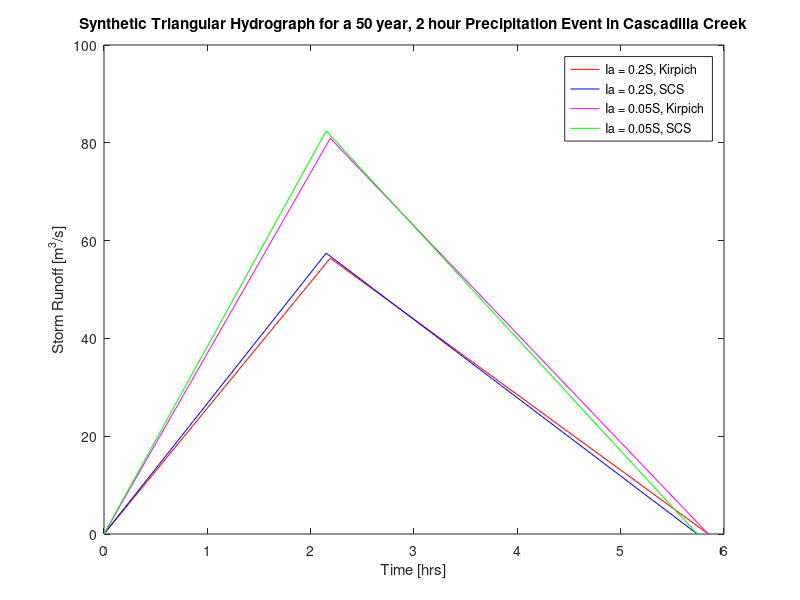
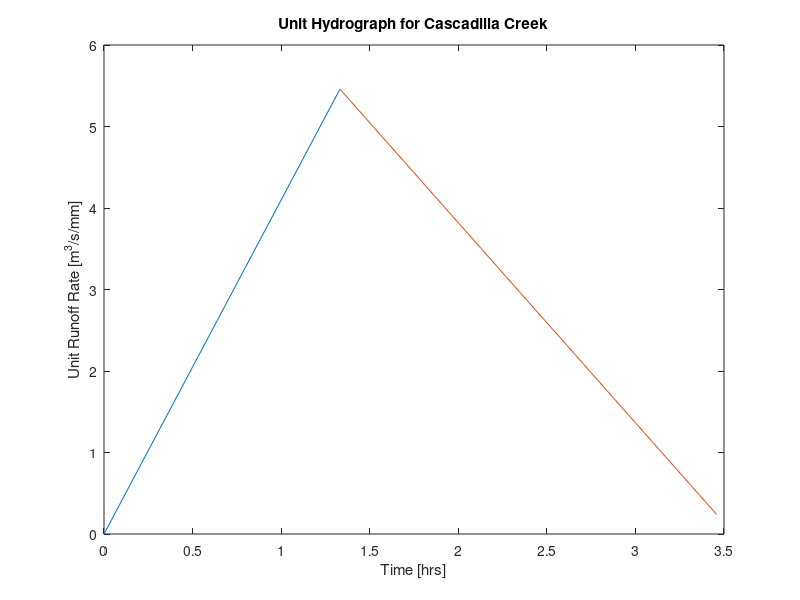
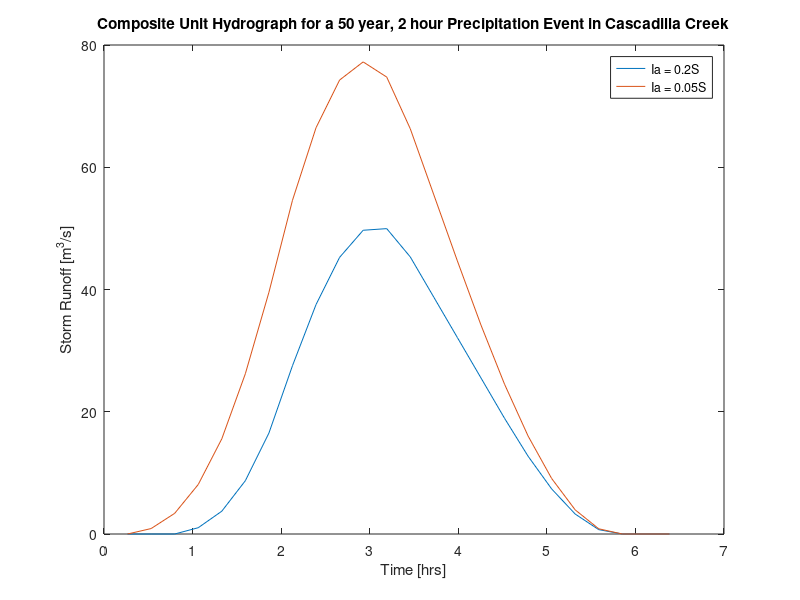

These figures' MATLAB source, in order:
%Initialize Constants

L = 48000;                 %[ft] longest flow path
h1 = 380;                   %[ft] lowest elevation point
h2 = 1870;                  %[ft] highest elevation point
H = h2-h1;                  %[ft] elevation difference along longest flow path
S = H/L;                  % average slope along the longest flow path

CN = 70*0.4 + 85*0.23 + 74*0.2 + 83*0.15 + 98*0.02; 
                       %note row crop CN for straight row, 1/4 acre for residential
C = 0.4*(0.02*1.27) + 0.23*(0.47*1.09) + 0.2*(0.02*1.21) + 0.15*0.5 + 0.02*0.95;
                       %residential- single family units and upper limit,
                       %pavement- upper limit of all options
                       
%Find rainfall intensity
t = 15;             %years
p = 0.25;           %exceedence probability
EP = 1-((1-p)^(1/t));
T = 1/EP;           % 50-yr rainfall event with 2-hr duration
intensity = 2.40/2*25.4          %[mm/yr] found using NRCC data

t_c1 = (0.0078 * L^(0.77) * S^(-0.385)) / 60;      %[hrs] Kirpich (1940)
t_c2 = L^1.15 / (7700 * H^0.38);                  %[hrs] Soil Conservation Service (1972)
t_c3 = (10 * L^0.8 * ((1000/CN)-9)^0.7 / (1900*S^0.5)) / 60; 
                                                   %[hrs] SCS Lag Equation (1973)
t_c4 = (1.8 * (1.1-C) * L^0.5 * S^(-0.333)) / 60;  %[hrs] FAA (1970)

%% Rational Method 
A = 3.5*10^7;                       %[m^2] area of watershed 
i_m_sec = (intensity*0.001)/(3.154*10^7);   %Intensity in [m/sec]
qp_rational = C*i_m_sec*A          % Peak runoff in [m^3/sec;] 

%% CN Synthetic Triangular Hydrograph Method
P = 2.4;            %[in] rainfall depth
St = 1000/CN-10;    %[in] watershed storage
Ia_1 = 0.2*St;      %[in] initial abstraction #1
Ia_2 = 0.05*St;     %[in] initial abstraction #2

Q_1 = ((P-Ia_1)^2 / (P-Ia_1+St))*0.0254; %[m] runoff depth #1
Q_2 = (P-Ia_2)^2 / (P-Ia_2+St)*0.0254; %[m] runoff depth #2

qp_1 = 2*Q_1*A / (2.937*t_c1*3600);  %[m^3/s] I_a #1, Kirpich
qp_2 = 2*Q_1*A / (2.937*t_c2*3600);  %[m^3/s] I_a #1, SCS
qp_3 = 2*Q_2*A / (2.937*t_c1*3600);  %[m^3/s] I_a #2, Kirpich
qp_4 = 2*Q_2*A / (2.937*t_c2*3600);  %[m^3/s] I_a #2, SCS

%Just in case here's the graphs
tp_tri_1 = 1.1*t_c1;                 %[hrs] peak time, Kirpich
tp_tri_2 = 1.1*t_c2;                 %[hrs] peak time, SCS
tr_tri_1 = 1.67*tp_tri_1;            %[hrs] recession time, Kirpich
tr_tri_2 = 1.67*tp_tri_2;            %[hrs] recession time, SCS

x_tri_1 = [0, tp_tri_1, tp_tri_1+tr_tri_1];     %Kirpich
x_tri_2 = [0, tp_tri_2, tp_tri_2+tr_tri_2];     %SCS

y_tri_1 = [0, qp_1, 0];
y_tri_2 = [0, qp_2, 0];
y_tri_3 = [0, qp_3, 0];
y_tri_4 = [0, qp_4, 0];

figure(1)
plot(x_tri_1, y_tri_1, 'r')
hold on
plot(x_tri_2, y_tri_2, 'b')
hold on
plot(x_tri_1, y_tri_3, 'm')
hold on
plot(x_tri_2, y_tri_4, 'g')
hold off

legend('Ia = 0.2S, Kirpich', 'Ia = 0.2S, SCS', 'Ia = 0.05S, Kirpich',...
    'Ia = 0.05S, SCS')
xlabel('Time [hrs]')
ylabel('Storm Runoff [m^3/s]')
title('Synthetic Triangular Hydrograph for a 50 year, 2 hour Precipitation Event in Cascadilla Creek')

%% CN Unit Hydrograph Method
tc=2;        %Rounded tc value for both Kirpich and NRCS 1972
delta = 0.133*2;
tp= (delta/2)+0.6*tc;
tr=1.67*tp; 
Qv =(0.001)*A;   %[m^3]
qp_unit = (Qv/((0.5)*(tp+tr)))/3600;     %[m^3/sec] 
slope1 = qp_unit/tp;                     %[m^3/sec/hr]
slope2 = qp_unit/tr;                     %[m^3/sec/hr]
step1= tp/delta;
u_step = qp_unit/step1;
counter1 = [0 1 2 3 4 5];
x1 = delta*counter1;
y1=u_step*counter1;
counter2 = [5 6 7 8 9 10 11 12 13];
x2 = delta*counter2;
b = slope2*delta;
counter3 = [1 2 3 4 5 6 7 8] ;
different = b*counter3;
ones = [1 1 1 1 1 1 1 1]*qp_unit;
y2(1) = qp_unit;
y2(2:9)= ones - different;

figure(2)
plot(x1,y1)
hold on
plot(x2,y2)
hold off

xlabel('Time [hrs]')
ylabel('Unit Runoff Rate [m^3/s/mm]')
title('Unit Hydrograph for Cascadilla Creek')

%% Making the Composite Hydrograph 

del = [ x1 x2 ]' % delta values

U = [ y1 y2]' % u values

index = find (del >2,1) % fnd index for over tc, that way you know where P ends up 
deltaP = P/ index 
 
P_val = [1 2 3 4 5 6 7 8 9 10 ]* deltaP % ascending P values up to the P for tc 
S = 1000/CN-10    %[in] watershed storage
I = 0.2*S      %[in] initial abstraction 

Q = (P_val - I).^2 ./ (P_val- I +S) %[in]

index_P = find (P_val >I,1) % fnd index for over tc, that way you know where P ends up 

Q(1:index_P) = 0 % this demonstrates the vector where we assume no runoff is generated until the cumulative rainfall is ~Ia (i.e., 0.2S)
delta_Q = diff(Q')

index_Q_del = find(delta_Q > 0, 1)
% 
num_of_q = length(delta_Q) - index_Q_del -1 
matrix = zeros(length(delta_Q) +length(U), num_of_q)
k = 1
for i = 1: num_of_q
matrix(index_Q_del : index_Q_del + length(U) -1 ,k) = (U .*  delta_Q(index_Q_del)')
 k = k+1
 index_Q_del = index_Q_del + 1 

end 

q_total = sum(matrix, 2) * 25.4 %[m^3/sec/mm]

T_values = (1:1:length(q_total)) * delta 

figure(3)
plot(T_values, q_total)
hold on

xlabel('Time [hrs]')
ylabel('Storm Runoff [m^3/s]')
title('Composite Unit Hydrograph for a 50 year, 2 hour Precipitation Event in Cascadilla Creek')

%% Composite Hydrograph with Ia = 0.05S

del = [ x1 x2 ]' % delta values

U = [ y1 y2]' % u values

index = find (del >2,1) % fnd index for over tc, that way you know where P ends up 
deltaP = P/ index 
 
P_val = [1 2 3 4 5 6 7 8 9 10 ]* deltaP % ascending P values up to the P for tc 
S = 1000/CN-10    %[in] watershed storage
I = 0.05*S      %[in] initial abstraction 

Q = (P_val - I).^2 ./ (P_val- I +S) 

index_P = find (P_val >I,1) % fnd index for over tc, that way you know where P ends up 

Q(1:index_P) = 0 % this demonstrates the vector where we assume no runoff is generated until the cumulative rainfall is ~Ia (i.e., 0.2S)
delta_Q = diff(Q')

index_Q_del = find(delta_Q > 0, 1)
% 
num_of_q = length(delta_Q) - index_Q_del -1 
matrix = zeros(length(delta_Q) +length(U), num_of_q)
k = 1
for i = 1: num_of_q
matrix(index_Q_del : index_Q_del + length(U) -1 ,k) = (U .*  delta_Q(index_Q_del)')
 k = k+1
 index_Q_del = index_Q_del + 1 

end 

q_total = sum(matrix, 2) * 25.4  %[m^3/sec/mm]

T_values = (1:1:length(q_total)) * delta 

plot(T_values, q_total)
hold off

legend('Ia = 0.2S', 'Ia = 0.05S')
